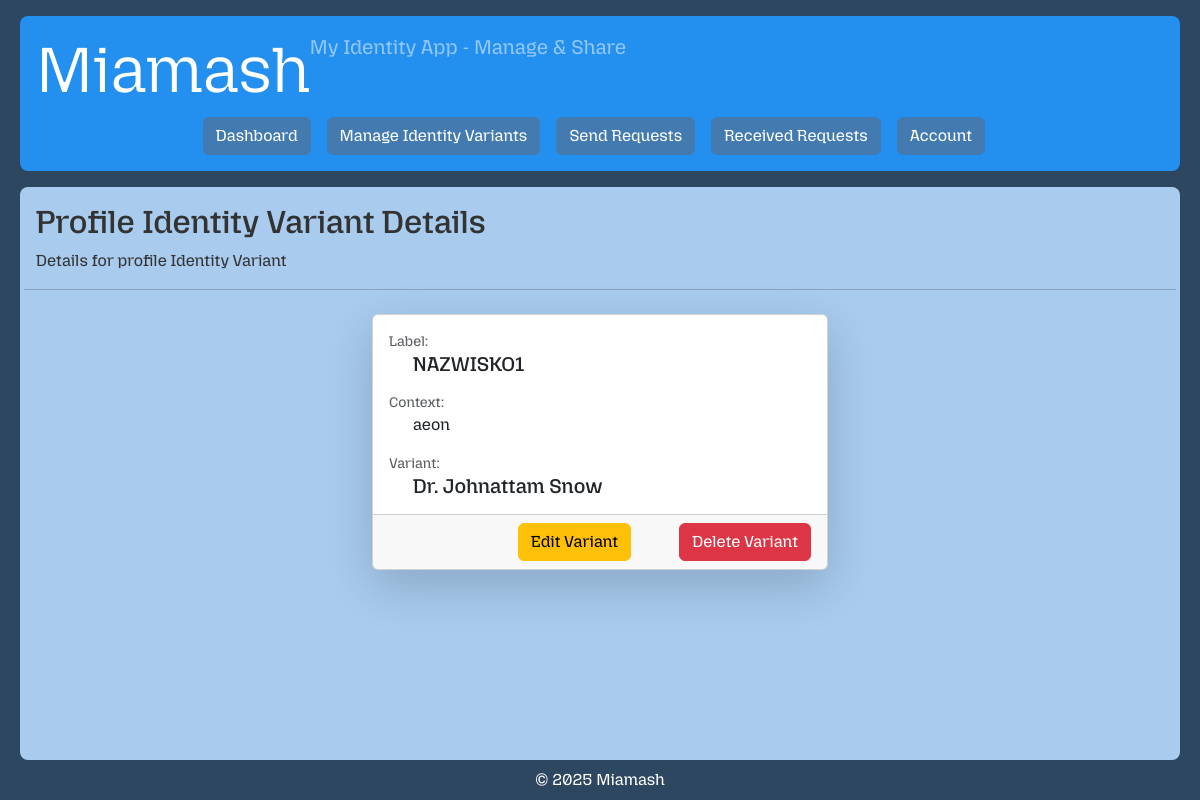
The app's page /profile/identity-variant/4/ (signed in) with its own data.
### core/models.py (models this page shows, shortened)
class ProfileIdentityVariant(models.Model):
    user = models.ForeignKey(User, on_delete=models.CASCADE, related_name='identity_variants')
    label = models.CharField(max_length=50)
    context = models.TextField(blank=True)
    variant = models.CharField(max_length=100)

### web/views.py (the view)
# urls.py: path('profile/identity-variant/<int:pk>/', ProfileIdentityVariantDetailView.as_view(), name='profile-identity-variant-detail'),
class ProfileIdentityVariantDetailView(ProfileIdentityVariantOwnerPermissionMixin, DetailView):
    template_name = 'private/profile_identity_variant_detail.html'
    context_object_name = 'profile_identity_variant'

### web/permissions.py (called while the page is built)
    def get_queryset(self):
        return self.model.objects.filter(user=self.request.user)

### web/templates/private/profile_identity_variant_detail.html (shortened to what this page needs)
{% extends 'private/base.html' %}
{% block content %}
<div class="row align-items-center mb-2">
    <div class="col">
        <h2>Profile Identity Variant Details</h2>
        <p>Details for profile Identity Variant</p>
    </div>
    <hr>
</div>
<div class="row justify-content-center">
    <div class="col-md-8 col-lg-6 col-xl-5">
        <div class="card shadow-lg m">
            <div class="card-body">
                <p class="text-muted mb-0 small">Label:</p>
                <h5 class="card-text ps-4">{{ profile_identity_variant.label }}</h5>
                <p class="text-muted mb-0 mt-3 small">Context:</p>
                <p class="card-text ps-4">{{ profile_identity_variant.context }}</p>
                <p class="text-muted mb-0 small">Variant:</p>
                <h5 class="card-text ps-4">{{ profile_identity_variant.variant }}</h5>
            </div>
            <div class="card-footer d-flex gap-4 justify-content-end">
                <span>
                    <a class="btn btn-warning me-4" href="{% url 'profile-identity-variant-update' profile_identity_variant.id %}">Edit Variant</a>
                </span>
                <span>
                    <form method="POST"
                        action="{% url 'profile-identity-variant-delete' profile_identity_variant.id %}">
                        <button class="btn btn-danger" type="submit"
                            onclick="return confirm('Are you sure you want to delete this variant? If this variant has been shared that will also be removed.');">
                            Delete Variant
                        </button>
                    </form>
                </span>
            </div>
        </div>
    </div>
</div>
{% endblock %}

### web/static/css/private/base.css (style rules this page uses)
body { font-family: 'MozillaHeadline', Arial, sans-serif; color: #333; background-color: rgb(46, 71, 96); height: 100vh; display: flex; flex-direction: column; }

### records on screen
ProfileIdentityVariant: label "NAZWISKO1", context "aeon", variant "Dr. Johnattam Snow"
